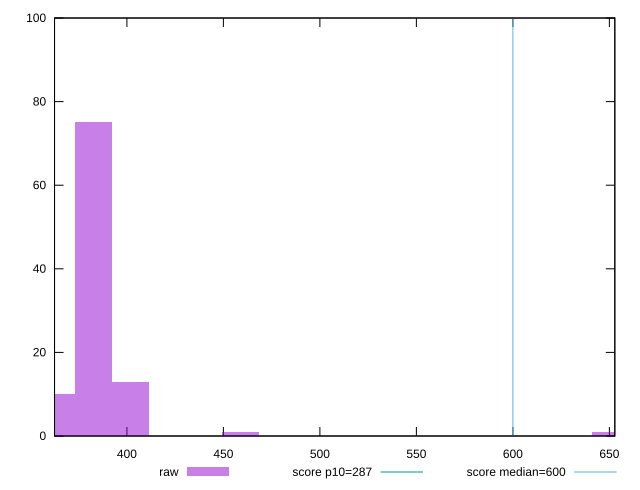

Source code (gnuplot):
reset

$raw <<EOF
650.3680659449673 1
363.44097802806994 10
382.56945055586306 75
459.0833406670357 1
401.69792308365624 13
EOF

set key outside below
set boxwidth 19.128472527793154
set xrange [362.5:652.8240000000017]
set yrange [0:100]
set trange [0:100]
set style fill transparent solid 0.5 noborder

set parametric
set terminal svg size 640, 490 enhanced background rgb 'white'
set output "reports/report_00031_2021-02-24T23-18-18.084Z/total-blocking-time/samples/astro/raw/histogram.svg"

plot $raw title "raw" with boxes, \
     287,t title "score p10=287", \
     600,t title "score median=600"

reset
